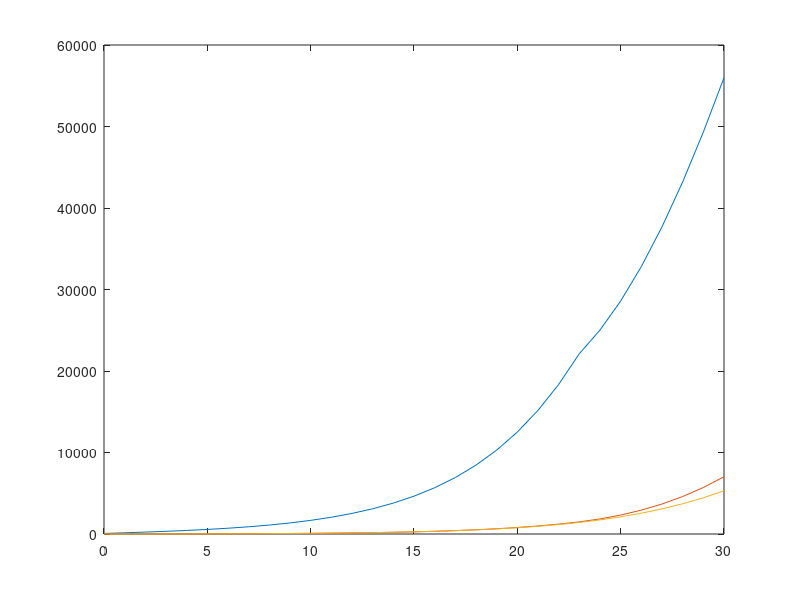

The MATLAB script that drew this image: (Note: this script raises an error after producing the figure.)
% c = 2.75; beta = 1.8e-9;
% 
% delta_I0 = 0.02; delta_q = 0.1;
% 
% gama_I = 0.012; gama_H = 0.02;
% 
% q = 10e-7; alpha = 0.1008;
% 
% theta = 1; lam = 1 / 14;
% 
% T = 40; t = 1; NN = T / t;
c=2.75;beta=1.74e-9;

delta_I0=0.1; delta_q=0.13;

gama_I=0.001; gama_H=0.03;

q=2e-7; alpha=0.009;

theta=0.75; lam=1/14;

T=30; t=0.01; NN=T/t;

% Initial values

% S = 5917 * 1e4; E = 4007; I = 524 * 1.5; Sq = 2776;
% 
% Eq = 400; H = I + Eq; R = 31; De = 24; sigma = 1 / 7;

 S = 60481283; E = 620; I = 33 * 2; Sq = 0;
 Eq = 2; H = I + Eq; R = 2; sigma = 1 / 7;
D = 0;
AA = [S E I Sq Eq H R D];

for ii = 1:NN
    
    if (ii * t) >= 23
        delta_I = delta_I0 * 1.7;
    else
        delta_I = delta_I0;
    end


% Modified SEIR Transmission dynamics model

dS = -(beta * c + c * q * (1 - beta)) * S * (I + theta * E) + lam * Sq;

dE = beta * c * (1 - q) * S * (I + theta * E) - sigma * E;

dI = sigma * E - (delta_I + alpha + gama_I) * I;

dSq = (1 - beta) * c * q * S * (I + theta * E) - lam * Sq;

dEq = beta * c * q * S * (I + theta * E) - delta_q * Eq;

dH = delta_I * I + delta_q * Eq - (alpha + gama_H) * H;

dR = gama_I * I + gama_H * H;

dD = alpha * I + alpha * H;

% Euler integration algorithm

S = S + dS * t;

E = E + dE * t;

I = I + dI * t;

Sq = Sq + dSq * t;

Eq = Eq + dEq * t;

H = H + dH * t;

R = R + dR * t;

D = D + dD * t;

AA = [AA; S E I Sq Eq H R D];

end

% Theoretical estimation

Infected(:, 1) = round(AA(1:1 / t : size(AA, 1), 3));

Cured(:, 1) = round(AA(1:1 / t : size(AA, 1), 7));

Death(:, 1) = round(AA(1:1 / t : size(AA, 1), 8));

plot(0:T, [Infected Cured Death])

% raw data

hold on

Data = importdata('意大利.csv');

data_Infected = Data.data(:, 1);

data_Cured = Data.data(:, 3);

data_Death = Data.data(:, 4);

loss1 = 0;
for i = 1:31
    loss1 = loss1 + (data_Infected(i,1) - Infected(i,1))^2;
end
loss1 = loss1/31;

loss2 = 0;
for i = 1:31
    loss2 = loss2 + (data_Cured(i,1) - Cured(i,1))^2;
end

loss3 = 0;
for i = 1:31
    loss3 = loss3 + (data_Death(i,1) - Death(i,1))^2;
end

loss2 = loss2/31;

[loss1, loss2, loss3]

plot([1:length(data_Infected)],[data_Infected data_Cured data_Death],' * ')
